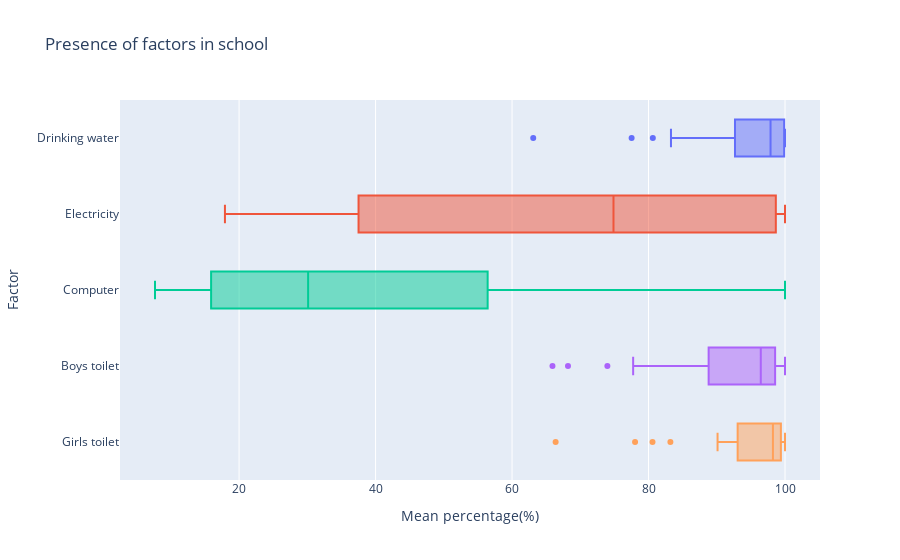

The notebook cell this image was saved under:
### Markdown cell above
## Other factors in schooling

### Code cell
prim=['Drinking water']*36
uprim=['Electricity']*36
uuprim=['Computer']*36
sec=['Boys toilet']*36
usec=['Girls toilet']*36
lis=prim+uprim+uuprim+sec+usec

datas_facts=pd.DataFrame({'Mean percentage(%)':pd.concat([factors['Drinking water'],factors['Electricity'],factors['Computer'],factors['Boys toilet'], factors['Girls toilet']],axis=0), 'Factor':lis,'State':list(states['State'])*5})

figy=px.box(data_frame=datas_facts,x='Mean percentage(%)', y='Factor',hover_name='State',color='Factor', title="Presence of factors in school")
figy.update_layout(showlegend=False)

r = dp.Report(
  dp.Markdown('Presence of factors in school'), #add description to the report
  dp.Plot(figy) #create a chart
).publish(name='Factors', visibility=dp.Visibility.PUBLIC,open=True) #Publish the report
figy.show()

### Figure 1 — Plotly figure (JSON) as saved in the notebook; plotly's stock layout.template omitted (floating-point values rounded to 4 significant figures)
{"data": [{"alignmentgroup": "True", "hovertemplate": "<b>%{hovertext}</b><br><br>Factor=%{y}<br>Mean percentage(%)=%{x}<extra></extra>", "hovertext": ["Andaman & Nicobar Islands", "Andhra Pradesh", "Arunachal Pradesh", "Assam", "Bihar", "Chandigarh", "Chhattisgarh", "Dadra & Nagar Haveli", "Daman & Diu", "Delhi", "Goa", "Gujarat", "Haryana", "Himachal Pradesh", "Jammu And Kashmir", "Jharkhand", "Karnataka", "Kerala", "Lakshadweep", "Madhya Pradesh", "Maharashtra", "Manipur", "Meghalaya", "Mizoram", "Nagaland", "Odisha", "Puducherry", "Punjab", "Rajasthan", "Sikkim", "Tamil Nadu", "Telangana", "Tripura", "Uttar Pradesh", "Uttarakhand", "West Bengal"], "legendgroup": "Drinking water", "marker": {"color": "#636efa"}, "name": "Drinking water", "notched": false, "offsetgroup": "Drinking water", "orientation": "h", "showlegend": true, "type": "box", "x": [99.4, 93.15, 80.63, 83.29, 93.23, 100, 97.19, 100, 100, 100, 99.28, 99.93, 99.84, 99.33, 91.04, 92.29, 99.75, 99.55, 100, 96.24, 99.56, 92.44, 63.1, 92.91, 77.52, 98.09, 99.91, 99.91, 96.74, 97.62, 99.92, 90.69, 92.33, 97.67, 96.44, 98.18], "x0": " ", "xaxis": "x", "y": ["Drinking water", "Drinking water", "Drinking water", "Drinking water", "Drinking water", "Drinking water", "Drinking water", "Drinking water", "Drinking water", "Drinking water", "Drinking water", "Drinking water", "Drinking water", "Drinking water", "Drinking water", "Drinking water", "Drinking water", "Drinking water", "Drinking water", "Drinking water", "Drinking water", "Drinking water", "Drinking water", "Drinking water", "Drinking water", "Drinking water", "Drinking water", "Drinking water", "Drinking water", "Drinking water", "Drinking water", "Drinking water", "Drinking water", "Drinking water", "Drinking water", "Drinking water"], "y0": " ", "yaxis": "y"}, {"alignmentgroup": "True", "hovertemplate": "<b>%{hovertext}</b><br><br>Factor=%{y}<br>Mean percentage(%)=%{x}<extra></extra>", "hovertext": ["Andaman & Nicobar Islands", "Andhra Pradesh", "Arunachal Pradesh", "Assam", "Bihar", "Chandigarh", "Chhattisgarh", "Dadra & Nagar Haveli", "Daman & Diu", "Delhi", "Goa", "Gujarat", "Haryana", "Himachal Pradesh", "Jammu And Kashmir", "Jharkhand", "Karnataka", "Kerala", "Lakshadweep", "Madhya Pradesh", "Maharashtra", "Manipur", "Meghalaya", "Mizoram", "Nagaland", "Odisha", "Puducherry", "Punjab", "Rajasthan", "Sikkim", "Tamil Nadu", "Telangana", "Tripura", "Uttar Pradesh", "Uttarakhand", "West Bengal"], "legendgroup": "Electricity", "marker": {"color": "#EF553B"}, "name": "Electricity", "notched": false, "offsetgroup": "Electricity", "orientation": "h", "showlegend": true, "type": "box", "x": [89.28, 92.2, 38.16, 22.45, 24.32, 100, 65.61, 98.45, 100, 100, 98.92, 99.72, 98.87, 95.12, 26.94, 17.93, 97.51, 96.85, 100, 28.45, 93.54, 33.63, 26.58, 75.07, 43.9, 30.21, 100, 99.89, 54.67, 74.66, 98.42, 69.19, 36.85, 60.69, 66.12, 65.92], "x0": " ", "xaxis": "x", "y": ["Electricity", "Electricity", "Electricity", "Electricity", "Electricity", "Electricity", "Electricity", "Electricity", "Electricity", "Electricity", "Electricity", "Electricity", "Electricity", "Electricity", "Electricity", "Electricity", "Electricity", "Electricity", "Electricity", "Electricity", "Electricity", "Electricity", "Electricity", "Electricity", "Electricity", "Electricity", "Electricity", "Electricity", "Electricity", "Electricity", "Electricity", "Electricity", "Electricity", "Electricity", "Electricity", "Electricity"], "y0": " ", "yaxis": "y"}, {"alignmentgroup": "True", "hovertemplate": "<b>%{hovertext}</b><br><br>Factor=%{y}<br>Mean percentage(%)=%{x}<extra></extra>", "hovertext": ["Andaman & Nicobar Islands", "Andhra Pradesh", "Arunachal Pradesh", "Assam", "Bihar", "Chandigarh", "Chhattisgarh", "Dadra & Nagar Haveli", "Daman & Diu", "Delhi", "Goa", "Gujarat", "Haryana", "Himachal Pradesh", "Jammu And Kashmir", "Jharkhand", "Karnataka", "Kerala", "Lakshadweep", "Madhya Pradesh", "Maharashtra", "Manipur", "Meghalaya", "Mizoram", "Nagaland", "Odisha", "Puducherry", "Punjab", "Rajasthan", "Sikkim", "Tamil Nadu", "Telangana", "Tripura", "Uttar Pradesh", "Uttarakhand", "West Bengal"], "legendgroup": "Computer", "marker": {"color": "#00cc96"}, "name": "Computer", "notched": false, "offsetgroup": "Computer", "orientation": "h", "showlegend": true, "type": "box", "x": [55.77, 29.41, 24.44, 9.813, 7.677, 95.26, 11.46, 40.32, 63.82, 82.15, 42.95, 74.27, 45.7, 24.11, 17.54, 9.643, 37.76, 93.63, 100, 14.26, 56.5, 25.99, 10.45, 30.82, 36.92, 13.11, 98.07, 52.43, 27.39, 57.42, 56.35, 28.27, 13.96, 19.33, 25.76, 12.4], "x0": " ", "xaxis": "x", "y": ["Computer", "Computer", "Computer", "Computer", "Computer", "Computer", "Computer", "Computer", "Computer", "Computer", "Computer", "Computer", "Computer", "Computer", "Computer", "Computer", "Computer", "Computer", "Computer", "Computer", "Computer", "Computer", "Computer", "Computer", "Computer", "Computer", "Computer", "Computer", "Computer", "Computer", "Computer", "Computer", "Computer", "Computer", "Computer", "Computer"], "y0": " ", "yaxis": "y"}, {"alignmentgroup": "True", "hovertemplate": "<b>%{hovertext}</b><br><br>Factor=%{y}<br>Mean percentage(%)=%{x}<extra></extra>", "hovertext": ["Andaman & Nicobar Islands", "Andhra Pradesh", "Arunachal Pradesh", "Assam", "Bihar", "Chandigarh", "Chhattisgarh", "Dadra & Nagar Haveli", "Daman & Diu", "Delhi", "Goa", "Gujarat", "Haryana", "Himachal Pradesh", "Jammu And Kashmir", "Jharkhand", "Karnataka", "Kerala", "Lakshadweep", "Madhya Pradesh", "Maharashtra", "Manipur", "Meghalaya", "Mizoram", "Nagaland", "Odisha", "Puducherry", "Punjab", "Rajasthan", "Sikkim", "Tamil Nadu", "Telangana", "Tripura", "Uttar Pradesh", "Uttarakhand", "West Bengal"], "legendgroup": "Boys toilet", "marker": {"color": "#ab63fa"}, "name": "Boys toilet", "notched": false, "offsetgroup": "Boys toilet", "orientation": "h", "showlegend": true, "type": "box", "x": [98.17, 73.97, 80.12, 65.92, 78.83, 100, 85.8, 93.62, 100, 100, 92.64, 98.76, 97.23, 96.6, 77.75, 89.44, 99.48, 97.34, 100, 92.84, 98.89, 96.3, 68.2, 89.52, 93.74, 84.27, 99.9, 98.0, 97.38, 98.35, 96.65, 88.18, 98.79, 97.65, 91.77, 93.81], "x0": " ", "xaxis": "x", "y": ["Boys toilet", "Boys toilet", "Boys toilet", "Boys toilet", "Boys toilet", "Boys toilet", "Boys toilet", "Boys toilet", "Boys toilet", "Boys toilet", "Boys toilet", "Boys toilet", "Boys toilet", "Boys toilet", "Boys toilet", "Boys toilet", "Boys toilet", "Boys toilet", "Boys toilet", "Boys toilet", "Boys toilet", "Boys toilet", "Boys toilet", "Boys toilet", "Boys toilet", "Boys toilet", "Boys toilet", "Boys toilet", "Boys toilet", "Boys toilet", "Boys toilet", "Boys toilet", "Boys toilet", "Boys toilet", "Boys toilet", "Boys toilet"], "y0": " ", "yaxis": "y"}, {"alignmentgroup": "True", "hovertemplate": "<b>%{hovertext}</b><br><br>Factor=%{y}<br>Mean percentage(%)=%{x}<extra></extra>", "hovertext": ["Andaman & Nicobar Islands", "Andhra Pradesh", "Arunachal Pradesh", "Assam", "Bihar", "Chandigarh", "Chhattisgarh", "Dadra & Nagar Haveli", "Daman & Diu", "Delhi", "Goa", "Gujarat", "Haryana", "Himachal Pradesh", "Jammu And Kashmir", "Jharkhand", "Karnataka", "Kerala", "Lakshadweep", "Madhya Pradesh", "Maharashtra", "Manipur", "Meghalaya", "Mizoram", "Nagaland", "Odisha", "Puducherry", "Punjab", "Rajasthan", "Sikkim", "Tamil Nadu", "Telangana", "Tripura", "Uttar Pradesh", "Uttarakhand", "West Bengal"], "legendgroup": "Girls toilet", "marker": {"color": "#FFA15A"}, "name": "Girls toilet", "notched": false, "offsetgroup": "Girls toilet", "orientation": "h", "showlegend": true, "type": "box", "x": [97.81, 93.03, 90.12, 78.03, 80.59, 100, 95.09, 97.83, 100, 100, 99.24, 99.84, 98.58, 98.27, 83.21, 90.58, 99.69, 98.11, 100, 93.09, 99.05, 97.47, 66.39, 99.57, 98.78, 90.47, 100, 98.91, 98.52, 99.33, 98.84, 93.74, 99.47, 98.19, 91.74, 95.36], "x0": " ", "xaxis": "x", "y": ["Girls toilet", "Girls toilet", "Girls toilet", "Girls toilet", "Girls toilet", "Girls toilet", "Girls toilet", "Girls toilet", "Girls toilet", "Girls toilet", "Girls toilet", "Girls toilet", "Girls toilet", "Girls toilet", "Girls toilet", "Girls toilet", "Girls toilet", "Girls toilet", "Girls toilet", "Girls toilet", "Girls toilet", "Girls toilet", "Girls toilet", "Girls toilet", "Girls toilet", "Girls toilet", "Girls toilet", "Girls toilet", "Girls toilet", "Girls toilet", "Girls toilet", "Girls toilet", "Girls toilet", "Girls toilet", "Girls toilet", "Girls toilet"], "y0": " ", "yaxis": "y"}], "layout": {"boxmode": "overlay", "legend": {"title": {"text": "Factor"}, "tracegroupgap": 0}, "showlegend": false, "title": {"text": "Presence of factors in school"}, "xaxis": {"anchor": "y", "domain": [0, 1], "title": {"text": "Mean percentage(%)"}}, "yaxis": {"anchor": "x", "categoryarray": ["Girls toilet", "Boys toilet", "Computer", "Electricity", "Drinking water"], "categoryorder": "array", "domain": [0, 1], "title": {"text": "Factor"}}}}
